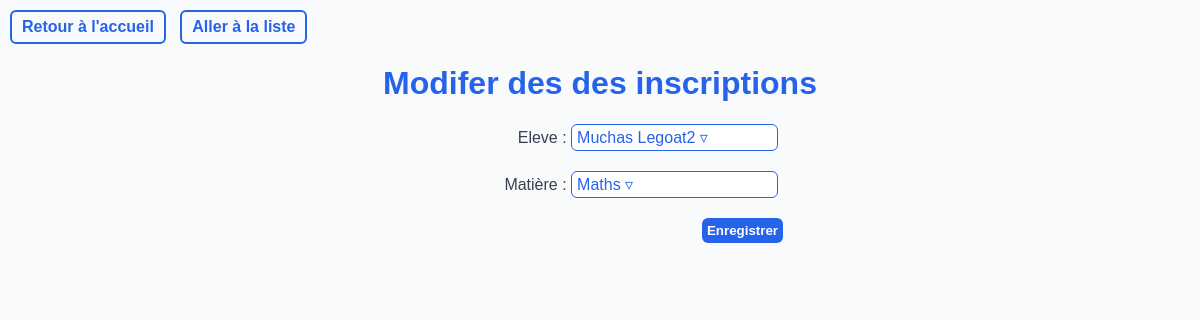
/inscription/update?id=2, run on the app's committed database.
### tables this page shows
CREATE TABLE Eleve (
    Id INTEGER PRIMARY KEY AUTOINCREMENT,
    Prenom TEXT NOT NULL,
    Nom TEXT NOT NULL,
    Date_de_Naissance DATE NOT NULL,
    Id_Classe INTEGER,
    FOREIGN KEY (Id_Classe)
        REFERENCES Classe(Id)
        ON DELETE CASCADE
        ON UPDATE CASCADE
    );

CREATE TABLE Matiere (
    Id INTEGER PRIMARY KEY AUTOINCREMENT,
    Nom TEXT NOT NULL,
    Nombre_Heures INTEGER NOT NULL,
    Id_Professeur INTEGER NOT NULL, 
    FOREIGN KEY (Id_Professeur)
        REFERENCES Professeur(Id)
        ON DELETE CASCADE
        ON UPDATE CASCADE
    );

### Backend.py (the view)
@app.route('/inscription/update', methods=["POST","GET"])
def update_inscription():
    id = request.args.get('id')
    if id is None:
        return "Aucun ID fourni", 400
    if request.method=="POST":
        id_eleve=request.form["Id_Eleve_valeur"]
        id_matiere=request.form["Id_Matiere_valeur"]
        edit_sql("UPDATE Inscription SET Id_Eleve = ?, Id_Matiere = ? WHERE Id = ?", (id_eleve, id_matiere, id))
        return redirect("/inscription/liste")
    return render_template('update.html', valeurs=execute_sql("SELECT * FROM Inscription WHERE Id = ?", (str(id),))[0],dropdown_values={"Id_Eleve" :execute_sql("SELECT * FROM Eleve"),"Id_Matiere" :execute_sql("SELECT * FROM Matiere")}, colonnes=colonnes_inscription, infos={"element": "des inscriptions","URL_liste": "/inscription/liste"})

### Backend.py (called while the page is built)
def execute_sql(commande, argument=()):
    conn = sqlite3.connect(DB_NAME)
    c = conn.cursor()
    c.execute(commande, argument)
    valeurs = c.fetchall()
    conn.commit()
    conn.close()
    return valeurs

### templates/update.html (shortened to what this page needs)
<!DOCTYPE html>
<html lang="fr">
<head>
    <link rel="stylesheet" href="../static/styles.css">
</head>
<body>
    <a class="back_button" href="/">Retour à l'accueil</a>
    <a class="back_button" href="{{ infos['URL_liste'] }}">Aller à la liste</a>
    <div class="content-form">
    <div>
    <h1>Modifer des {{ infos["element"] }}</h1>
    <form method="POST">
        {% for c in colonnes %}
        {% if c["type"] == "dropdown" %}
        <div class="dropdown" id="dropdown_{{ c['id'] }}" style="margin-bottom: 20px;">
                <label for="dropdown_{{ c['id'] }}">{{ c["titre"] }} : </label>
                <div id="dropdown-button_{{ c['id'] }}" class="dropdown-button" onclick="toggleMenu('{{ c['id'] }}')">
                    <span id="dropdown-label_{{ c['id'] }}">{% for item in dropdown_values[c["id"]] %}{% if item[0] == valeurs[c["order"]] %}{{ item[1] }} {% if c["id"]!="Id_Matiere"%} {{ item[2] }} {%endif%}{% endif %}{% endfor %}</span> &#9663;
                </div>
            </div>
        {% else %}
        <div class="form-element">
            <label for='{{ c["id"] }}'>{{ c["titre"] }} : <input id='{{ c["id"] }}' name='{{ c["id"] }}' type='{{ c["type"] }}' value='{{valeurs[c["order"]]}}'></label>
        </div>
        {% endif %}
        {% endfor %}
        <button class="submit_button" type="submit">Enregistrer</button>
    </form>
     </div>
    </div>
</body>
</html>

### static/styles.css (style rules this page uses)
body { font-family: Arial, sans-serif; background-color: #f9fafb; color: #2563eb; margin: 0; }
.submit_button { background-color: #2563eb; color : white; border: none; padding: 5px; border-radius: 6px; cursor: pointer; font-weight: bold; cursor: pointer; }
.content-form form { margin-top: 20px; display: flex; flex-direction: column; max-width: 400px; align-items: end; }
label { color: #374151; }
.content-form { margin: auto auto; display: flex; justify-content: center; align-items: center; }
.back_button { display: inline-block; border: 2px solid #2563eb; border-radius: 6px; padding: 6px 10px; text-decoration: none; font-weight: bold; color: #2563eb; cursor: pointer; margin-top: 10px; margin-left: 10px; }
.dropdown-button { display: inline-block; border: 1px solid #2563eb; border-radius: 6px; padding: 3px 5px; color: #2563eb; background-color: white; margin-right: 5px; cursor: pointer; width: 195px; }
.dropdown { position: relative; display: inline-block; margin-left: 20px; }

### data on the page
Eleve: Prenom "Muchas", Nom "Legoat2"
Matiere: Nom "Maths"

### other printed values
{{ infos["element"] }} "des inscriptions"
{{ c["titre"] }} "Eleve" "Matière"
